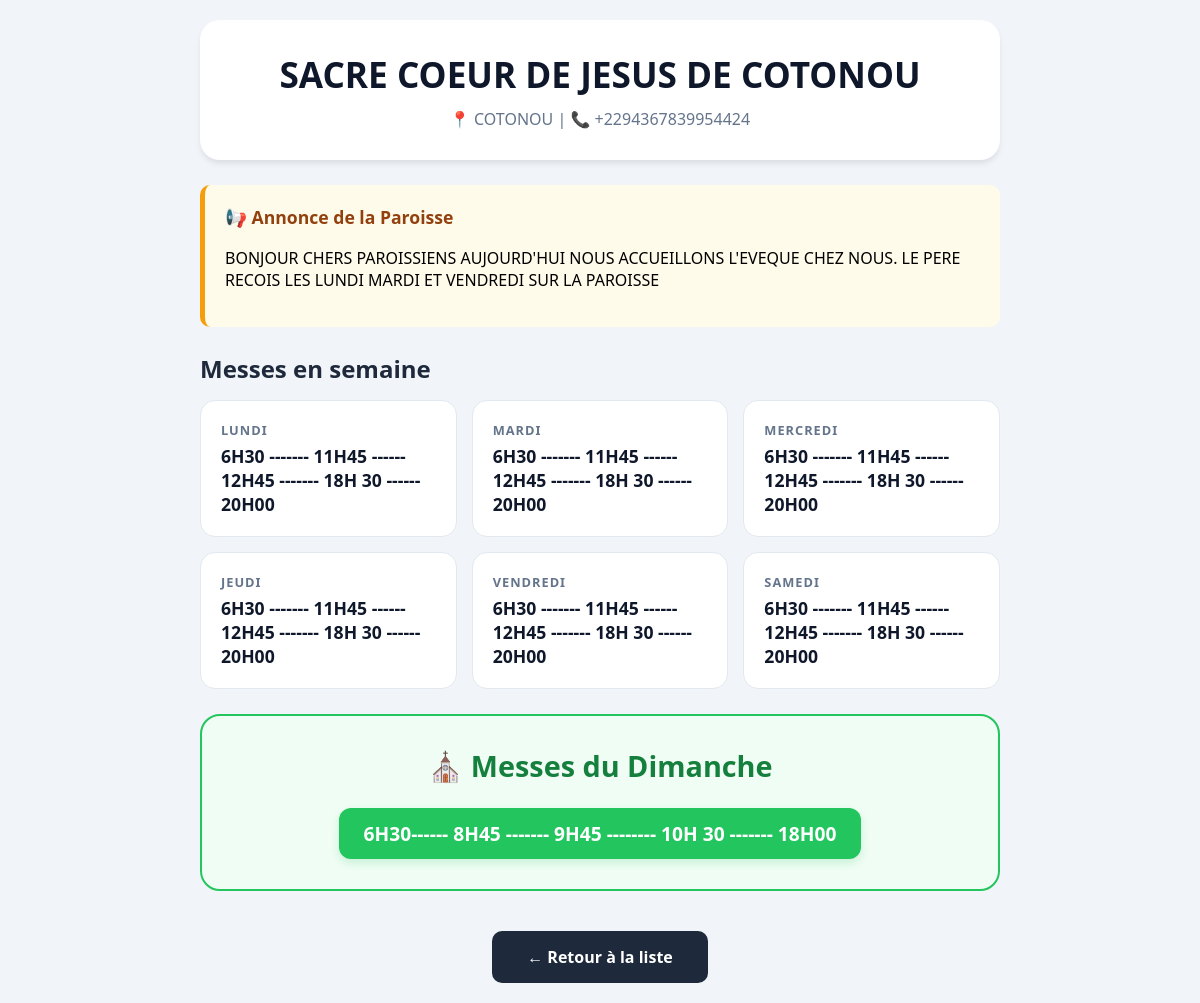
Screenshot of /paroisse/4 with the database file from the repository.
### app.py (models this page shows)
class Paroisse(db.Model):
    id = db.Column(db.Integer, primary_key=True)
    nom = db.Column(db.String(100), nullable=False)
    ville = db.Column(db.String(100), nullable=False)
    telephone = db.Column(db.String(20))
    code = db.Column(db.String(20), nullable=False, unique=True)
    annonce = db.Column(db.Text, default="")
    h_lundi = db.Column(db.String(100), default="À préciser")
    h_mardi = db.Column(db.String(100), default="À préciser")
    h_mercredi = db.Column(db.String(100), default="À préciser")
    h_jeudi = db.Column(db.String(100), default="À préciser")
    h_vendredi = db.Column(db.String(100), default="À préciser")
    h_samedi = db.Column(db.String(100), default="À préciser")
    h_dimanche = db.Column(db.String(100), default="À préciser")

### app.py (the view)
@app.route('/paroisse/<int:id>')
def details_paroisse(id):
    paroisse = db.session.get(Paroisse, id)
    if not paroisse:
        flash("Paroisse introuvable")
        return redirect(url_for('liste'))
    return render_template('details.html', paroisse=paroisse, getattr=getattr)

### templates/details.html (shortened to what this page needs)
<!DOCTYPE html>
<html lang="fr">
<head>
</head>
<body>
<div class="container">
    <div class="header-card">
        <h1>{{ paroisse.nom }}</h1>
        <div class="info-paroisse">
            <span>📍 {{ paroisse.ville }}</span> |
            <span>📞 {{ paroisse.telephone }}</span>
        </div>
    </div>
    {% if paroisse.annonce %}
    <div class="annonce-box">
        <h3>📢 Annonce de la Paroisse</h3>
        <p>{{ paroisse.annonce }}</p>
    </div>
    {% endif %}
    <h2 style="color: #1e293b; margin-bottom: 15px;">Messes en semaine</h2>
    <div class="week-grid">
        {% set planning = [
            ('Lundi', paroisse.h_lundi),
            ('Mardi', paroisse.h_mardi),
            ('Mercredi', paroisse.h_mercredi),
            ('Jeudi', paroisse.h_jeudi),
            ('Vendredi', paroisse.h_vendredi),
            ('Samedi', paroisse.h_samedi)
        ] %}
        {% for jour, heure in planning %}
        <div class="day-card">
            <span class="day-name">{{ jour }}</span>
            <div class="day-time">{{ heure if heure and heure != "À préciser" else 'Pas de messe' }}</div>
        </div>
        {% endfor %}
    </div>
    <div class="sunday-card">
        <h2 class="sunday-title">⛪ Messes du Dimanche</h2>
        <div class="sunday-times">
            {% if paroisse.h_dimanche and paroisse.h_dimanche != "À préciser" %}
                {% for h in paroisse.h_dimanche.split(',') %}
                    <div class="time-badge">{{ h.strip() }}</div>
                {% endfor %}
            {% else %}
                <p style="color: #15803d; font-style: italic;">Horaires à confirmer auprès de la paroisse.</p>
            {% endif %}
        </div>
    </div>
    <div style="text-align: center; margin-top: 40px;">
        <a href="/" class="btn-back">← Retour à la liste</a>
    </div>
</div>
</body>
</html>

### templates/details.html (style rules this page uses)
body { font-family: 'Segoe UI', Tahoma, Geneva, Verdana, sans-serif; background-color: #f1f5f9; margin: 0; padding: 20px; }
.container { max-width: 800px; margin: 0 auto; }
.header-card { background: white; padding: 30px; border-radius: 20px; box-shadow: 0 4px 6px -1px rgba(0,0,0,0.1); text-align: center; margin-bottom: 25px; }
.header-card h1 { margin: 0; color: #0f172a; font-size: 2.2rem; }
.info-paroisse { color: #64748b; margin-top: 10px; font-weight: 500; }
.annonce-box { background: #fffbeb; border-left: 5px solid #f59e0b; padding: 20px; border-radius: 10px; margin-bottom: 25px; }
.annonce-box h3 { margin-top: 0; color: #92400e; font-size: 1.1rem; }
.week-grid { display: grid; grid-template-columns: repeat(auto-fit, minmax(200px, 1fr)); gap: 15px; margin-bottom: 25px; }
.day-card { background: white; padding: 20px; border-radius: 15px; border: 1px solid #e2e8f0; transition: transform 0.2s; }
.day-name { display: block; color: #64748b; font-size: 0.8rem; font-weight: bold; text-transform: uppercase; letter-spacing: 1px; }
.day-time { font-size: 1.1rem; font-weight: 600; color: #0f172a; margin-top: 5px; }
.sunday-card { background: #f0fdf4; border: 2px solid #22c55e; border-radius: 20px; padding: 30px; text-align: center; margin-bottom: 30px; }
.sunday-title { color: #15803d; margin-top: 0; font-size: 1.8rem; }
.sunday-times { display: flex; flex-wrap: wrap; justify-content: center; gap: 15px; margin-top: 15px; }
.time-badge { background: #22c55e; color: white; padding: 12px 25px; border-radius: 12px; font-weight: bold; font-size: 1.2rem; box-shadow: 0 4px 10px rgba(34, 197, 94, 0.2); }
.btn-back { display: inline-block; background: #1e293b; color: white; padding: 15px 35px; text-decoration: none; border-radius: 10px; font-weight: bold; transition: background 0.2s; }

### rows the page displays
Paroisse: nom "SACRE COEUR DE JESUS DE COTONOU", ville "COTONOU", telephone "+2294367839954424", annonce "BONJOUR CHERS PAROISSIENS AUJOURD'HUI NOUS ACCUEILLONS L'EVEQUE CHEZ NOUS. LE PERE RECOIS LES LUNDI MARDI ET VENDREDI SUR LA PAROISSE", jour "LUNDI", h_lundi "6H30 ------- 11H45 ------ 12H45 ------- 18H 30 ------ 20H00", jour "MARDI", h_mardi "6H30 ------- 11H45 ------ 12H45 ------- 18H 30 ------ 20H00", jour "MERCREDI", h_mercredi "6H30 ------- 11H45 ------ 12H45 ------- 18H 30 ------ 20H00", jour "JEUDI", h_jeudi "6H30 ------- 11H45 ------ 12H45 ------- 18H 30 ------ 20H00", jour "VENDREDI", h_vendredi "6H30 ------- 11H45 ------ 12H45 ------- 18H 30 ------ 20H00", jour "SAMEDI", h_samedi "6H30 ------- 11H45 ------ 12H45 ------- 18H 30 ------ 20H00", strip "6H30------ 8H45 ------- 9H45 -------- 10H 30 ------- 18H00"
